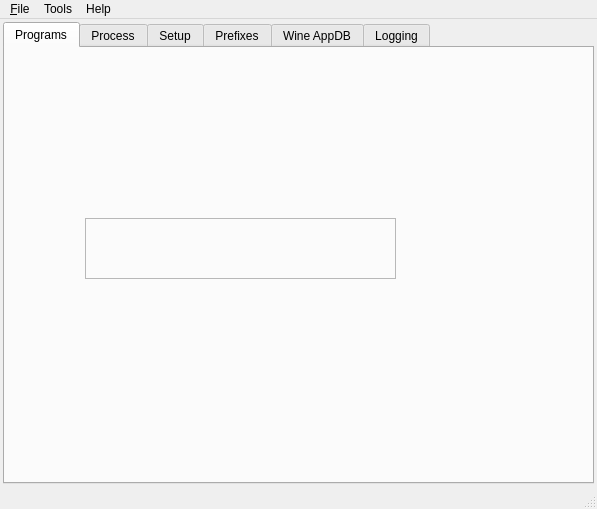
<?xml version="1.0" encoding="UTF-8"?>
<ui version="4.0">
 <author>Malakhov A.S. aka Brezerk</author>
 <class>MainWindow</class>
 <widget class="QMainWindow" name="MainWindow">
  <property name="geometry">
   <rect>
    <x>0</x>
    <y>0</y>
    <width>597</width>
    <height>509</height>
   </rect>
  </property>
  <property name="windowTitle">
   <string>%1 :. Qt4 GUI for Wine v%2</string>
  </property>
  <property name="windowIcon">
   <iconset resource="../../q4wine.qrc">
    <normaloff>:/data/q4wine.png</normaloff>:/data/q4wine.png</iconset>
  </property>
  <widget class="QWidget" name="centralwidget">
   <layout class="QGridLayout">
    <property name="margin">
     <number>3</number>
    </property>
    <item row="0" column="0">
     <widget class="QTabWidget" name="tbwGeneral">
      <property name="currentIndex">
       <number>0</number>
      </property>
      <widget class="QWidget" name="tabPrograms">
       <attribute name="title">
        <string>Programs</string>
       </attribute>
       <widget class="QFrame" name="gbInfo">
        <property name="geometry">
         <rect>
          <x>80</x>
          <y>170</y>
          <width>311</width>
          <height>61</height>
         </rect>
        </property>
        <property name="sizePolicy">
         <sizepolicy hsizetype="Preferred" vsizetype="Fixed">
          <horstretch>0</horstretch>
          <verstretch>0</verstretch>
         </sizepolicy>
        </property>
        <property name="frameShape">
         <enum>QFrame::StyledPanel</enum>
        </property>
        <property name="frameShadow">
         <enum>QFrame::Raised</enum>
        </property>
        <layout class="QGridLayout" name="gridLayout_3">
         <property name="margin">
          <number>2</number>
         </property>
         <property name="spacing">
          <number>0</number>
         </property>
         <item row="0" column="0">
          <widget class="QLabel" name="lblIconInfo0">
           <property name="sizePolicy">
            <sizepolicy hsizetype="Preferred" vsizetype="Minimum">
             <horstretch>0</horstretch>
             <verstretch>0</verstretch>
            </sizepolicy>
           </property>
           <property name="text">
            <string notr="true"/>
           </property>
           <property name="textFormat">
            <enum>Qt::RichText</enum>
           </property>
           <property name="textInteractionFlags">
            <set>Qt::LinksAccessibleByMouse|Qt::TextSelectableByMouse</set>
           </property>
          </widget>
         </item>
         <item row="0" column="1">
          <widget class="QLabel" name="lblIconInfo1">
           <property name="sizePolicy">
            <sizepolicy hsizetype="Preferred" vsizetype="Minimum">
             <horstretch>0</horstretch>
             <verstretch>0</verstretch>
            </sizepolicy>
           </property>
           <property name="text">
            <string notr="true"/>
           </property>
           <property name="textFormat">
            <enum>Qt::RichText</enum>
           </property>
           <property name="textInteractionFlags">
            <set>Qt::LinksAccessibleByMouse|Qt::TextSelectableByMouse</set>
           </property>
          </widget>
         </item>
         <item row="1" column="0" colspan="2">
          <widget class="QLabel" name="lblIconInfo2">
           <property name="sizePolicy">
            <sizepolicy hsizetype="Preferred" vsizetype="Minimum">
             <horstretch>0</horstretch>
             <verstretch>0</verstretch>
            </sizepolicy>
           </property>
           <property name="text">
            <string notr="true"/>
           </property>
           <property name="textFormat">
            <enum>Qt::RichText</enum>
           </property>
           <property name="textInteractionFlags">
            <set>Qt::LinksAccessibleByMouse|Qt::TextSelectableByMouse</set>
           </property>
          </widget>
         </item>
        </layout>
       </widget>
      </widget>
      <widget class="QWidget" name="tabProcess">
       <attribute name="title">
        <string>Process</string>
       </attribute>
       <layout class="QVBoxLayout" name="tabProcessLayout">
        <property name="spacing">
         <number>0</number>
        </property>
        <property name="margin">
         <number>0</number>
        </property>
       </layout>
      </widget>
      <widget class="QWidget" name="tabPrefixSeup">
       <attribute name="title">
        <string>Setup</string>
       </attribute>
       <widget class="QFrame" name="frame">
        <property name="geometry">
         <rect>
          <x>5</x>
          <y>50</y>
          <width>571</width>
          <height>371</height>
         </rect>
        </property>
        <property name="frameShape">
         <enum>QFrame::StyledPanel</enum>
        </property>
        <property name="frameShadow">
         <enum>QFrame::Sunken</enum>
        </property>
        <layout class="QGridLayout" name="gridLayout_1">
         <property name="margin">
          <number>2</number>
         </property>
         <item row="0" column="0">
          <widget class="QTabWidget" name="twWineSetup">
           <property name="currentIndex">
            <number>0</number>
           </property>
           <widget class="QWidget" name="tab_4">
            <attribute name="title">
             <string>Base setup</string>
            </attribute>
            <layout class="QVBoxLayout" name="_2">
             <item>
              <widget class="QLabel" name="label">
               <property name="text">
                <string>This is the point where you have to start when creating new empty prefix. You can also create a new or update an old fake Windows drive.</string>
               </property>
               <property name="wordWrap">
                <bool>true</bool>
               </property>
              </widget>
             </item>
             <item>
              <widget class="QPushButton" name="cmdCreateFake">
               <property name="enabled">
                <bool>true</bool>
               </property>
               <property name="text">
                <string>Create Fake Drive</string>
               </property>
              </widget>
             </item>
             <item>
              <widget class="QPushButton" name="cmdUpdateFake">
               <property name="enabled">
                <bool>true</bool>
               </property>
               <property name="text">
                <string>Update Fake Drive</string>
               </property>
              </widget>
             </item>
             <item>
              <spacer>
               <property name="orientation">
                <enum>Qt::Vertical</enum>
               </property>
               <property name="sizeHint" stdset="0">
                <size>
                 <width>535</width>
                 <height>71</height>
                </size>
               </property>
              </spacer>
             </item>
            </layout>
           </widget>
           <widget class="QWidget" name="tab_5">
            <attribute name="title">
             <string>System Software</string>
            </attribute>
            <layout class="QVBoxLayout" name="_3">
             <item>
              <widget class="QLabel" name="label_2">
               <property name="text">
                <string>WIS scripts support is not emplemented right now. I will be iplemented in future releases. For now You can use wineriks support (see current tab toolbar actions).</string>
               </property>
               <property name="wordWrap">
                <bool>true</bool>
               </property>
              </widget>
             </item>
             <item>
              <spacer name="verticalSpacer">
               <property name="orientation">
                <enum>Qt::Vertical</enum>
               </property>
               <property name="sizeHint" stdset="0">
                <size>
                 <width>20</width>
                 <height>40</height>
                </size>
               </property>
              </spacer>
             </item>
            </layout>
           </widget>
          </widget>
         </item>
        </layout>
       </widget>
      </widget>
      <widget class="QWidget" name="tabPrefix">
       <attribute name="title">
        <string>Prefixes</string>
       </attribute>
       <layout class="QVBoxLayout" name="tabPrefixLayout">
        <property name="spacing">
         <number>0</number>
        </property>
        <property name="margin">
         <number>0</number>
        </property>
       </layout>
      </widget>
      <widget class="QWidget" name="tabAppDB">
       <attribute name="title">
        <string>Wine AppDB</string>
       </attribute>
       <layout class="QVBoxLayout" name="tabAppDBLayout">
        <property name="spacing">
         <number>0</number>
        </property>
        <property name="margin">
         <number>0</number>
        </property>
       </layout>
      </widget>
      <widget class="QWidget" name="tabLogging">
       <attribute name="title">
        <string>Logging</string>
       </attribute>
       <layout class="QGridLayout" name="logLayout">
        <property name="margin">
         <number>0</number>
        </property>
       </layout>
      </widget>
     </widget>
    </item>
   </layout>
  </widget>
  <widget class="QMenuBar" name="menubar">
   <property name="geometry">
    <rect>
     <x>0</x>
     <y>0</y>
     <width>597</width>
     <height>24</height>
    </rect>
   </property>
   <widget class="QMenu" name="menu_File">
    <property name="title">
     <string>&amp;File</string>
    </property>
    <addaction name="mainRun"/>
    <addaction name="mainInstall"/>
    <addaction name="separator"/>
    <addaction name="mainOptions"/>
    <addaction name="separator"/>
    <addaction name="mainExit"/>
   </widget>
   <widget class="QMenu" name="menuHelp">
    <property name="title">
     <string>Help</string>
    </property>
    <widget class="QMenu" name="menuHandbook">
     <property name="title">
      <string>Handbook</string>
     </property>
     <property name="icon">
      <iconset resource="../../q4wine.qrc">
       <normaloff>:/data/help.png</normaloff>:/data/help.png</iconset>
     </property>
     <addaction name="mainFirstSteps"/>
     <addaction name="mainFAQ"/>
     <addaction name="separator"/>
     <addaction name="mainIndex"/>
    </widget>
    <addaction name="mainAbout"/>
    <addaction name="mainAboutQt"/>
    <addaction name="separator"/>
    <addaction name="menuHandbook"/>
    <addaction name="mainWebsite"/>
    <addaction name="mainBugs"/>
    <addaction name="separator"/>
    <addaction name="mainDonate"/>
    <addaction name="separator"/>
    <addaction name="menuHelpThisTab"/>
   </widget>
   <widget class="QMenu" name="menuTools">
    <property name="title">
     <string>Tools</string>
    </property>
    <addaction name="mainPrograms"/>
    <addaction name="mainProcess"/>
    <addaction name="mainSetup"/>
    <addaction name="mainPrefix"/>
    <addaction name="mainAppDB"/>
    <addaction name="mainLogging"/>
    <addaction name="separator"/>
    <addaction name="mainExportIcons"/>
    <addaction name="mainImportWineIcons"/>
    <addaction name="separator"/>
    <addaction name="mainImageManage"/>
   </widget>
   <addaction name="menu_File"/>
   <addaction name="menuTools"/>
   <addaction name="menuHelp"/>
  </widget>
  <widget class="QStatusBar" name="statusbar"/>
  <action name="mainRun">
   <property name="text">
    <string>Run...</string>
   </property>
   <property name="shortcut">
    <string>Ctrl+Z</string>
   </property>
  </action>
  <action name="mainExit">
   <property name="text">
    <string>Quit</string>
   </property>
   <property name="shortcut">
    <string>Ctrl+Q</string>
   </property>
  </action>
  <action name="mainAbout">
   <property name="text">
    <string>About</string>
   </property>
   <property name="shortcut">
    <string>Ctrl+E</string>
   </property>
  </action>
  <action name="mainAboutQt">
   <property name="text">
    <string>About Qt</string>
   </property>
  </action>
  <action name="mainInstall">
   <property name="enabled">
    <bool>false</bool>
   </property>
   <property name="text">
    <string>Instal wizard</string>
   </property>
   <property name="shortcut">
    <string>Ctrl+X</string>
   </property>
  </action>
  <action name="mainPrograms">
   <property name="text">
    <string>Programs</string>
   </property>
  </action>
  <action name="mainProcess">
   <property name="text">
    <string>Process</string>
   </property>
   <property name="shortcut">
    <string>Ctrl+S</string>
   </property>
  </action>
  <action name="mainSetup">
   <property name="text">
    <string>Setup</string>
   </property>
   <property name="shortcut">
    <string>Ctrl+D</string>
   </property>
  </action>
  <action name="mainPrefix">
   <property name="text">
    <string>Prefixes</string>
   </property>
   <property name="shortcut">
    <string>Ctrl+F</string>
   </property>
  </action>
  <action name="mainExportIcons">
   <property name="text">
    <string>Extract images from PE files</string>
   </property>
   <property name="statusTip">
    <string>Extract images from PE files using icoutils.</string>
   </property>
  </action>
  <action name="mainOptions">
   <property name="text">
    <string>Options</string>
   </property>
   <property name="shortcut">
    <string>Ctrl+W</string>
   </property>
  </action>
  <action name="mainImageManage">
   <property name="text">
    <string>CD image manager</string>
   </property>
  </action>
  <action name="mainFirstSteps">
   <property name="text">
    <string>First steps</string>
   </property>
  </action>
  <action name="mainFAQ">
   <property name="text">
    <string>Short FAQ</string>
   </property>
  </action>
  <action name="mainIndex">
   <property name="text">
    <string>Index</string>
   </property>
  </action>
  <action name="mainWebsite">
   <property name="icon">
    <iconset resource="../../q4wine.qrc">
     <normaloff>:/data/go-home.png</normaloff>:/data/go-home.png</iconset>
   </property>
   <property name="text">
    <string>Website</string>
   </property>
  </action>
  <action name="mainDonate">
   <property name="icon">
    <iconset resource="../../q4wine.qrc">
     <normaloff>:/data/bookmark-new.png</normaloff>:/data/bookmark-new.png</iconset>
   </property>
   <property name="text">
    <string>Donate</string>
   </property>
  </action>
  <action name="mainBugs">
   <property name="icon">
    <iconset resource="../../q4wine.qrc">
     <normaloff>:/data/tools-report-bug.png</normaloff>:/data/tools-report-bug.png</iconset>
   </property>
   <property name="text">
    <string>Bugs</string>
   </property>
  </action>
  <action name="mainAppDB">
   <property name="text">
    <string>Wine AppDB browser</string>
   </property>
   <property name="shortcut">
    <string>Ctrl+B</string>
   </property>
  </action>
  <action name="mainLogging">
   <property name="text">
    <string>Logging</string>
   </property>
   <property name="shortcut">
    <string>Ctrl+L</string>
   </property>
  </action>
  <action name="menuHelpThisTab">
   <property name="text">
    <string>Help this tab</string>
   </property>
   <property name="shortcut">
    <string>F1</string>
   </property>
  </action>
  <action name="mainImportWineIcons">
   <property name="text">
    <string>Import wine desktop files</string>
   </property>
   <property name="iconText">
    <string>Import wine desktop files</string>
   </property>
   <property name="toolTip">
    <string>Scan for wine desktop files and import into q4wine icon's view.</string>
   </property>
   <property name="statusTip">
    <string>Scan for wine desktop files and import into q4wine icon's view.</string>
   </property>
   <property name="shortcut">
    <string>Ctrl+I</string>
   </property>
  </action>
 </widget>
 <layoutdefault spacing="2" margin="3"/>
 <resources>
  <include location="../../q4wine.qrc"/>
 </resources>
 <connections/>
 <designerdata>
  <property name="gridDeltaX">
   <number>5</number>
  </property>
  <property name="gridDeltaY">
   <number>5</number>
  </property>
  <property name="gridSnapX">
   <bool>true</bool>
  </property>
  <property name="gridSnapY">
   <bool>true</bool>
  </property>
  <property name="gridVisible">
   <bool>true</bool>
  </property>
 </designerdata>
</ui>
